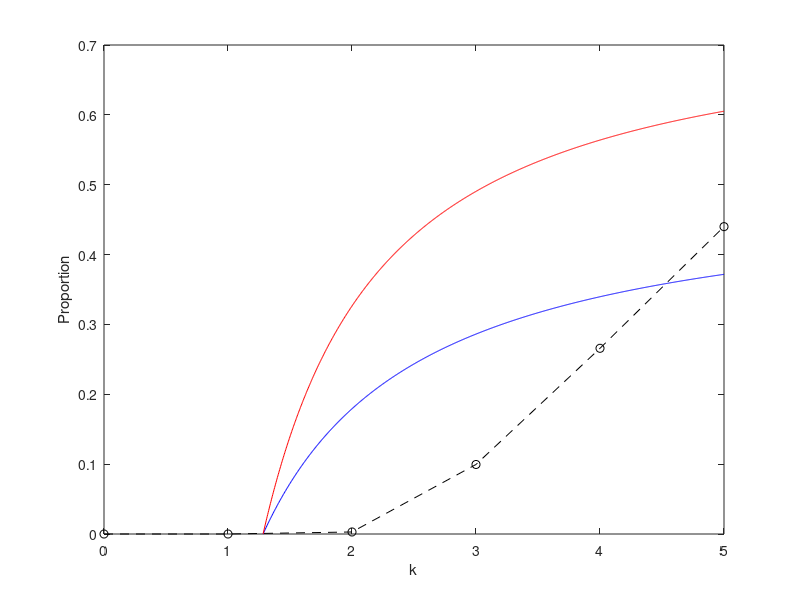
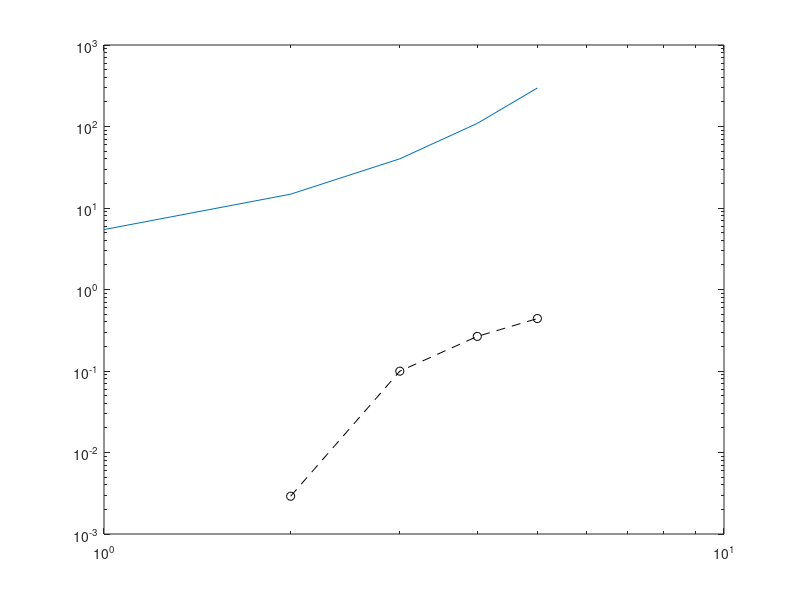

MATLAB code for these plots, in order:
kill=0.2;
L=8;
mut=0.005;

p0=1-(1-mut).^L;
p=kill./(1-2*p0);

xi = log((1-p)/p);

k= linspace(xi, 5, 1000);

prob1= (1-xi./k)/2;

prob2 = 1-((1 + xi./k).^2)/4;

prob3=[0, 1, 2, 3, 4, 5];

prob4=[ 0, 0, 1/344, 42/422, 21/79, 176/400];
   
plot(k, prob1, 'b', k, prob2 , 'r');
hold on;
plot(prob3, prob4 ,'k--', 'Marker','o');

xlabel('k');
ylabel('Proportion');

figure 
loglog(prob3, prob4 ,'k--', 'Marker','o');
hold on;
loglog(prob3, 2*exp(prob3));